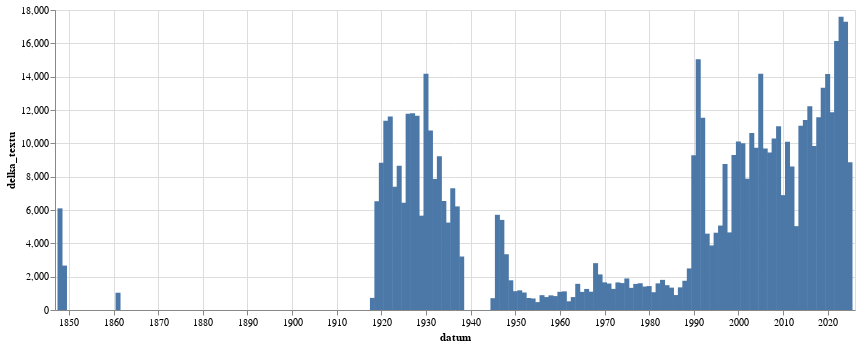

The notebook cell saved with this chart:
### Code cell
alt.Chart(
    df.filter(pl.col('datum').is_not_null()).sort(by='datum').group_by_dynamic(index_column='datum',every='1y').agg(pl.col('delka_textu').sum() / 1800).to_pandas(),
    width=800
).mark_bar().encode(
    alt.X('datum:T'),alt.Y('delka_textu:Q')
)

### Figure 1 — Vega-Lite specification as saved in the notebook (floating-point values rounded to 4 significant figures)
{"config": {"view": {"continuousWidth": 300, "continuousHeight": 300}}, "data": {"name": "data-bf82bf90bf7e4b5713a65c5c1a4417d8"}, "mark": {"type": "bar"}, "encoding": {"x": {"field": "datum", "type": "temporal"}, "y": {"field": "delka_textu", "type": "quantitative"}}, "width": 800, "$schema": "https://vega.github.io/schema/vega-lite/v5.8.0.json", "datasets": {"data-bf82bf90bf7e4b5713a65c5c1a4417d8": [{"datum": "1848-01-01T00:00:00", "delka_textu": 6099.0}, {"datum": "1849-01-01T00:00:00", "delka_textu": 2666.0}, {"datum": "1861-01-01T00:00:00", "delka_textu": 1037.0}, {"datum": "1918-01-01T00:00:00", "delka_textu": 726.9}, {"datum": "1919-01-01T00:00:00", "delka_textu": 6526.0}, {"datum": "1920-01-01T00:00:00", "delka_textu": 8834.0}, {"datum": "1921-01-01T00:00:00", "delka_textu": 11350.0}, {"datum": "1922-01-01T00:00:00", "delka_textu": 11610.0}, {"datum": "1923-01-01T00:00:00", "delka_textu": 7395.0}, {"datum": "1924-01-01T00:00:00", "delka_textu": 8656.0}, {"datum": "1925-01-01T00:00:00", "delka_textu": 6435.0}, {"datum": "1926-01-01T00:00:00", "delka_textu": 11770.0}, {"datum": "1927-01-01T00:00:00", "delka_textu": 11800.0}, {"datum": "1928-01-01T00:00:00", "delka_textu": 11650.0}, {"datum": "1929-01-01T00:00:00", "delka_textu": 5661.0}, {"datum": "1930-01-01T00:00:00", "delka_textu": 14180.0}, {"datum": "1931-01-01T00:00:00", "delka_textu": 10770.0}, {"datum": "1932-01-01T00:00:00", "delka_textu": 7864.0}, {"datum": "1933-01-01T00:00:00", "delka_textu": 9228.0}, {"datum": "1934-01-01T00:00:00", "delka_textu": 6539.0}, {"datum": "1935-01-01T00:00:00", "delka_textu": 5245.0}, {"datum": "1936-01-01T00:00:00", "delka_textu": 7305.0}, {"datum": "1937-01-01T00:00:00", "delka_textu": 6216.0}, {"datum": "1938-01-01T00:00:00", "delka_textu": 3209.0}, {"datum": "1945-01-01T00:00:00", "delka_textu": 709.9}, {"datum": "1946-01-01T00:00:00", "delka_textu": 5712.0}, {"datum": "1947-01-01T00:00:00", "delka_textu": 5406.0}, {"datum": "1948-01-01T00:00:00", "delka_textu": 3347.0}, {"datum": "1949-01-01T00:00:00", "delka_textu": 1783.0}, {"datum": "1950-01-01T00:00:00", "delka_textu": 1129.0}, {"datum": "1951-01-01T00:00:00", "delka_textu": 1180.0}, {"datum": "1952-01-01T00:00:00", "delka_textu": 1050.0}, {"datum": "1953-01-01T00:00:00", "delka_textu": 718.4}, {"datum": "1954-01-01T00:00:00", "delka_textu": 692.0}, {"datum": "1955-01-01T00:00:00", "delka_textu": 473.4}, {"datum": "1956-01-01T00:00:00", "delka_textu": 890.5}, {"datum": "1957-01-01T00:00:00", "delka_textu": 776.0}, {"datum": "1958-01-01T00:00:00", "delka_textu": 879.2}, {"datum": "1959-01-01T00:00:00", "delka_textu": 834.2}, {"datum": "1960-01-01T00:00:00", "delka_textu": 1091.0}, {"datum": "1961-01-01T00:00:00", "delka_textu": 1118.0}, {"datum": "1962-01-01T00:00:00", "delka_textu": 522.5}, {"datum": "1963-01-01T00:00:00", "delka_textu": 775.3}, {"datum": "1964-01-01T00:00:00", "delka_textu": 1570.0}, {"datum": "1965-01-01T00:00:00", "delka_textu": 1087.0}, {"datum": "1966-01-01T00:00:00", "delka_textu": 1264.0}, {"datum": "1967-01-01T00:00:00", "delka_textu": 1098.0}, {"datum": "1968-01-01T00:00:00", "delka_textu": 2811.0}, {"datum": "1969-01-01T00:00:00", "delka_textu": 2135.0}, {"datum": "1970-01-01T00:00:00", "delka_textu": 1658.0}, {"datum": "1971-01-01T00:00:00", "delka_textu": 1588.0}, {"datum": "1972-01-01T00:00:00", "delka_textu": 1267.0}, {"datum": "1973-01-01T00:00:00", "delka_textu": 1655.0}, {"datum": "1974-01-01T00:00:00", "delka_textu": 1616.0}, {"datum": "1975-01-01T00:00:00", "delka_textu": 1894.0}, {"datum": "1976-01-01T00:00:00", "delka_textu": 1328.0}, {"datum": "1977-01-01T00:00:00", "delka_textu": 1565.0}, {"datum": "1978-01-01T00:00:00", "delka_textu": 1604.0}, {"datum": "1979-01-01T00:00:00", "delka_textu": 1407.0}, {"datum": "1980-01-01T00:00:00", "delka_textu": 1437.0}, {"datum": "1981-01-01T00:00:00", "delka_textu": 1066.0}, {"datum": "1982-01-01T00:00:00", "delka_textu": 1598.0}, {"datum": "1983-01-01T00:00:00", "delka_textu": 1808.0}, {"datum": "1984-01-01T00:00:00", "delka_textu": 1489.0}, {"datum": "1985-01-01T00:00:00", "delka_textu": 1342.0}, {"datum": "1986-01-01T00:00:00", "delka_textu": 897.4}, {"datum": "1987-01-01T00:00:00", "delka_textu": 1359.0}, {"datum": "1988-01-01T00:00:00", "delka_textu": 1755.0}, {"datum": "1989-01-01T00:00:00", "delka_textu": 2496.0}, {"datum": "1990-01-01T00:00:00", "delka_textu": 9291.0}, {"datum": "1991-01-01T00:00:00", "delka_textu": 15050.0}, {"datum": "1992-01-01T00:00:00", "delka_textu": 11530.0}, {"datum": "1993-01-01T00:00:00", "delka_textu": 4581.0}, {"datum": "1994-01-01T00:00:00", "delka_textu": 3874.0}, {"datum": "1995-01-01T00:00:00", "delka_textu": 4638.0}, {"datum": "1996-01-01T00:00:00", "delka_textu": 5067.0}, {"datum": "1997-01-01T00:00:00", "delka_textu": 8756.0}, {"datum": "1998-01-01T00:00:00", "delka_textu": 4656.0}, {"datum": "1999-01-01T00:00:00", "delka_textu": 9302.0}, {"datum": "2000-01-01T00:00:00", "delka_textu": 10110.0}, {"datum": "2001-01-01T00:00:00", "delka_textu": 10010.0}, {"datum": "2002-01-01T00:00:00", "delka_textu": 7879.0}, {"datum": "2003-01-01T00:00:00", "delka_textu": 10620.0}, {"datum": "2004-01-01T00:00:00", "delka_textu": 9736.0}, {"datum": "2005-01-01T00:00:00", "delka_textu": 14180.0}, {"datum": "2006-01-01T00:00:00", "delka_textu": 9697.0}, {"datum": "2007-01-01T00:00:00", "delka_textu": 9452.0}, {"datum": "2008-01-01T00:00:00", "delka_textu": 10290.0}, {"datum": "2009-01-01T00:00:00", "delka_textu": 11030.0}, {"datum": "2010-01-01T00:00:00", "delka_textu": 6893.0}, {"datum": "2011-01-01T00:00:00", "delka_textu": 10100.0}, {"datum": "2012-01-01T00:00:00", "delka_textu": 8612.0}, {"datum": "2013-01-01T00:00:00", "delka_textu": 5030.0}, {"datum": "2014-01-01T00:00:00", "delka_textu": 11050.0}, {"datum": "2015-01-01T00:00:00", "delka_textu": 11390.0}, {"datum": "2016-01-01T00:00:00", "delka_textu": 12230.0}, {"datum": "2017-01-01T00:00:00", "delka_textu": 9843.0}, {"datum": "2018-01-01T00:00:00", "delka_textu": 11570.0}, {"datum": "2019-01-01T00:00:00", "delka_textu": 13330.0}, {"datum": "2020-01-01T00:00:00", "delka_textu": 14160.0}, {"datum": "2021-01-01T00:00:00", "delka_textu": 11870.0}, {"datum": "2022-01-01T00:00:00", "delka_textu": 16140.0}, {"datum": "2023-01-01T00:00:00", "delka_textu": 17600.0}, {"datum": "2024-01-01T00:00:00", "delka_textu": 17300.0}, {"datum": "2025-01-01T00:00:00", "delka_textu": 8869.0}]}}
